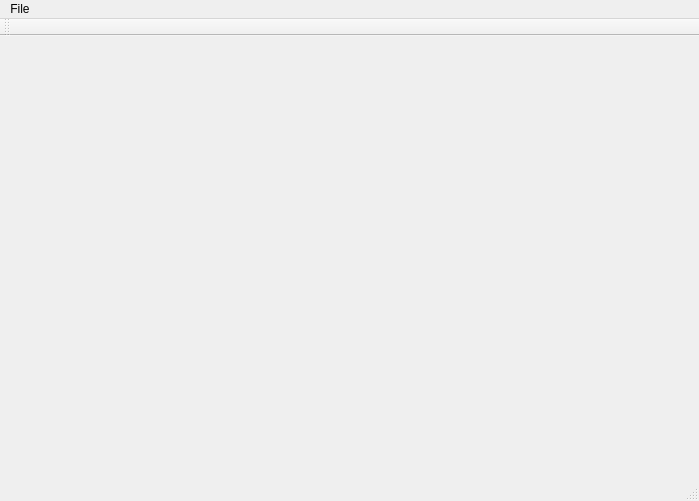
<?xml version="1.0" encoding="UTF-8"?>
<ui version="4.0">
 <class>MainWindow</class>
 <widget class="QMainWindow" name="MainWindow">
  <property name="geometry">
   <rect>
    <x>0</x>
    <y>0</y>
    <width>699</width>
    <height>501</height>
   </rect>
  </property>
  <property name="windowTitle">
   <string>MainWindow</string>
  </property>
  <widget class="QWidget" name="centralWidget"/>
  <widget class="QMenuBar" name="menuBar">
   <property name="geometry">
    <rect>
     <x>0</x>
     <y>0</y>
     <width>699</width>
     <height>22</height>
    </rect>
   </property>
   <widget class="QMenu" name="menuFile">
    <property name="title">
     <string>File</string>
    </property>
    <addaction name="actionLog_in"/>
   </widget>
   <addaction name="menuFile"/>
  </widget>
  <widget class="QToolBar" name="mainToolBar">
   <attribute name="toolBarArea">
    <enum>TopToolBarArea</enum>
   </attribute>
   <attribute name="toolBarBreak">
    <bool>false</bool>
   </attribute>
  </widget>
  <widget class="QStatusBar" name="statusBar"/>
  <action name="actionLog_in">
   <property name="text">
    <string>Log in</string>
   </property>
  </action>
 </widget>
 <layoutdefault spacing="6" margin="11"/>
 <resources/>
 <connections/>
</ui>
